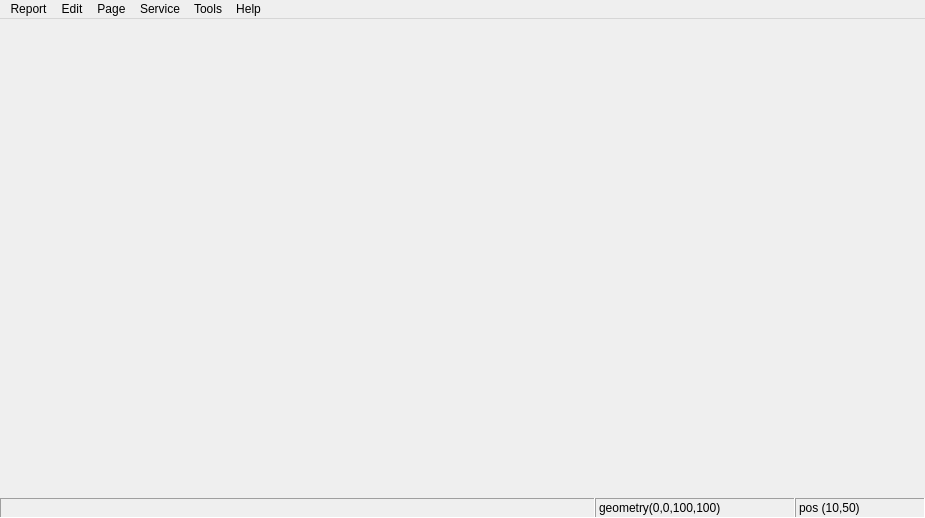
<?xml version="1.0" encoding="UTF-8"?>
<ui version="4.0">
 <class>MainWindow</class>
 <widget class="QMainWindow" name="MainWindow">
  <property name="geometry">
   <rect>
    <x>0</x>
    <y>0</y>
    <width>925</width>
    <height>518</height>
   </rect>
  </property>
  <property name="windowTitle">
   <string>MainWindow</string>
  </property>
  <property name="windowIcon">
   <iconset resource="designerCore.qrc">
    <normaloff>:/images/logo.png</normaloff>:/images/logo.png</iconset>
  </property>
  <widget class="QWidget" name="centralWidget">
   <layout class="QVBoxLayout" name="verticalLayout">
    <property name="spacing">
     <number>0</number>
    </property>
    <property name="leftMargin">
     <number>0</number>
    </property>
    <property name="topMargin">
     <number>0</number>
    </property>
    <property name="rightMargin">
     <number>0</number>
    </property>
    <property name="bottomMargin">
     <number>0</number>
    </property>
    <item>
     <layout class="QVBoxLayout" name="contextLayout">
      <item>
       <widget class="FancyTabWidget" name="tabs" native="true"/>
      </item>
     </layout>
    </item>
    <item>
     <widget class="QWidget" name="statusBar" native="true">
      <property name="sizePolicy">
       <sizepolicy hsizetype="Preferred" vsizetype="Fixed">
        <horstretch>0</horstretch>
        <verstretch>0</verstretch>
       </sizepolicy>
      </property>
      <property name="minimumSize">
       <size>
        <width>0</width>
        <height>20</height>
       </size>
      </property>
      <property name="maximumSize">
       <size>
        <width>16777215</width>
        <height>20</height>
       </size>
      </property>
      <layout class="QHBoxLayout" name="horizontalLayout">
       <property name="spacing">
        <number>0</number>
       </property>
       <property name="leftMargin">
        <number>0</number>
       </property>
       <property name="topMargin">
        <number>0</number>
       </property>
       <property name="rightMargin">
        <number>0</number>
       </property>
       <property name="bottomMargin">
        <number>0</number>
       </property>
       <item>
        <widget class="MessageWidget" name="message">
         <property name="sizePolicy">
          <sizepolicy hsizetype="MinimumExpanding" vsizetype="Preferred">
           <horstretch>0</horstretch>
           <verstretch>0</verstretch>
          </sizepolicy>
         </property>
         <property name="autoFillBackground">
          <bool>false</bool>
         </property>
         <property name="frameShape">
          <enum>QFrame::Panel</enum>
         </property>
         <property name="frameShadow">
          <enum>QFrame::Sunken</enum>
         </property>
        </widget>
       </item>
       <item>
        <widget class="QLabel" name="geometryLabel">
         <property name="sizePolicy">
          <sizepolicy hsizetype="Minimum" vsizetype="Preferred">
           <horstretch>0</horstretch>
           <verstretch>0</verstretch>
          </sizepolicy>
         </property>
         <property name="minimumSize">
          <size>
           <width>200</width>
           <height>0</height>
          </size>
         </property>
         <property name="frameShape">
          <enum>QFrame::Panel</enum>
         </property>
         <property name="frameShadow">
          <enum>QFrame::Sunken</enum>
         </property>
         <property name="text">
          <string>geometry(0,0,100,100)</string>
         </property>
        </widget>
       </item>
       <item>
        <widget class="QLabel" name="coordinateLabel">
         <property name="enabled">
          <bool>true</bool>
         </property>
         <property name="minimumSize">
          <size>
           <width>130</width>
           <height>0</height>
          </size>
         </property>
         <property name="frameShape">
          <enum>QFrame::Panel</enum>
         </property>
         <property name="frameShadow">
          <enum>QFrame::Sunken</enum>
         </property>
         <property name="text">
          <string>pos (10,50)</string>
         </property>
        </widget>
       </item>
      </layout>
     </widget>
    </item>
   </layout>
  </widget>
  <widget class="QMenuBar" name="menuBar">
   <property name="geometry">
    <rect>
     <x>0</x>
     <y>0</y>
     <width>925</width>
     <height>22</height>
    </rect>
   </property>
   <widget class="QMenu" name="menuReport">
    <property name="title">
     <string>Report</string>
    </property>
    <addaction name="separator"/>
    <addaction name="separator"/>
    <addaction name="separator"/>
    <addaction name="actionQuit"/>
   </widget>
   <widget class="QMenu" name="menuEdit">
    <property name="enabled">
     <bool>true</bool>
    </property>
    <property name="title">
     <string>Edit</string>
    </property>
    <addaction name="separator"/>
    <addaction name="actionCopy"/>
    <addaction name="actionCut"/>
    <addaction name="actionPaste"/>
    <addaction name="actionDelete"/>
    <addaction name="separator"/>
   </widget>
   <widget class="QMenu" name="menuPage">
    <property name="title">
     <string>Page</string>
    </property>
    <addaction name="separator"/>
   </widget>
   <widget class="QMenu" name="menuService">
    <property name="enabled">
     <bool>true</bool>
    </property>
    <property name="title">
     <string>Service</string>
    </property>
    <addaction name="actionRender"/>
    <addaction name="actionRenderStop"/>
   </widget>
   <widget class="QMenu" name="menuTools">
    <property name="enabled">
     <bool>true</bool>
    </property>
    <property name="title">
     <string>Tools</string>
    </property>
    <addaction name="separator"/>
    <addaction name="actionOptions"/>
   </widget>
   <widget class="QMenu" name="menuHelp">
    <property name="title">
     <string>Help</string>
    </property>
    <addaction name="actionAbout"/>
   </widget>
   <addaction name="menuReport"/>
   <addaction name="menuEdit"/>
   <addaction name="menuPage"/>
   <addaction name="menuService"/>
   <addaction name="menuTools"/>
   <addaction name="menuHelp"/>
  </widget>
  <action name="actionQuit">
   <property name="enabled">
    <bool>true</bool>
   </property>
   <property name="icon">
    <iconset resource="designerCore.qrc">
     <normaloff>:/images/application_exit.png</normaloff>:/images/application_exit.png</iconset>
   </property>
   <property name="text">
    <string>Quit</string>
   </property>
   <property name="shortcut">
    <string>Ctrl+Q</string>
   </property>
  </action>
  <action name="actionUndo">
   <property name="enabled">
    <bool>true</bool>
   </property>
   <property name="text">
    <string>Undo</string>
   </property>
  </action>
  <action name="actionRedo">
   <property name="enabled">
    <bool>true</bool>
   </property>
   <property name="text">
    <string>Redo</string>
   </property>
  </action>
  <action name="actionCopy">
   <property name="enabled">
    <bool>true</bool>
   </property>
   <property name="text">
    <string>Copy</string>
   </property>
  </action>
  <action name="actionCut">
   <property name="text">
    <string>Cut</string>
   </property>
  </action>
  <action name="actionPaste">
   <property name="text">
    <string>Paste</string>
   </property>
  </action>
  <action name="actionDelete">
   <property name="text">
    <string>Delete</string>
   </property>
  </action>
  <action name="actionNew_Page">
   <property name="text">
    <string>New Page</string>
   </property>
  </action>
  <action name="actionMagnets">
   <property name="text">
    <string>Magnets</string>
   </property>
  </action>
  <action name="actionRender">
   <property name="icon">
    <iconset resource="designerCore.qrc">
     <normaloff>:/images/media-playback-start.png</normaloff>:/images/media-playback-start.png</iconset>
   </property>
   <property name="text">
    <string>Render</string>
   </property>
   <property name="toolTip">
    <string>Run Renderer</string>
   </property>
   <property name="shortcut">
    <string>F5</string>
   </property>
   <property name="shortcutContext">
    <enum>Qt::ApplicationShortcut</enum>
   </property>
  </action>
  <action name="actionRenderStop">
   <property name="icon">
    <iconset resource="designerCore.qrc">
     <normaloff>:/images/application_exit.png</normaloff>:/images/application_exit.png</iconset>
   </property>
   <property name="text">
    <string>renderStop</string>
   </property>
  </action>
  <action name="actionAbout">
   <property name="icon">
    <iconset resource="designerCore.qrc">
     <normaloff>:/images/dialog-information.png</normaloff>:/images/dialog-information.png</iconset>
   </property>
   <property name="text">
    <string>About</string>
   </property>
  </action>
  <action name="actionOptions">
   <property name="icon">
    <iconset resource="designerCore.qrc">
     <normaloff>:/images/run-build.png</normaloff>:/images/run-build.png</iconset>
   </property>
   <property name="text">
    <string>Options...</string>
   </property>
  </action>
  <action name="actionExport">
   <property name="text">
    <string>Export...</string>
   </property>
  </action>
 </widget>
 <layoutdefault spacing="6" margin="11"/>
 <customwidgets>
  <customwidget>
   <class>FancyTabWidget</class>
   <extends>QWidget</extends>
   <header location="global">fancytabs.h</header>
   <container>1</container>
  </customwidget>
  <customwidget>
   <class>MessageWidget</class>
   <extends>QFrame</extends>
   <header>messagewidget.h</header>
   <container>1</container>
  </customwidget>
 </customwidgets>
 <resources>
  <include location="designerCore.qrc"/>
 </resources>
 <connections/>
</ui>
